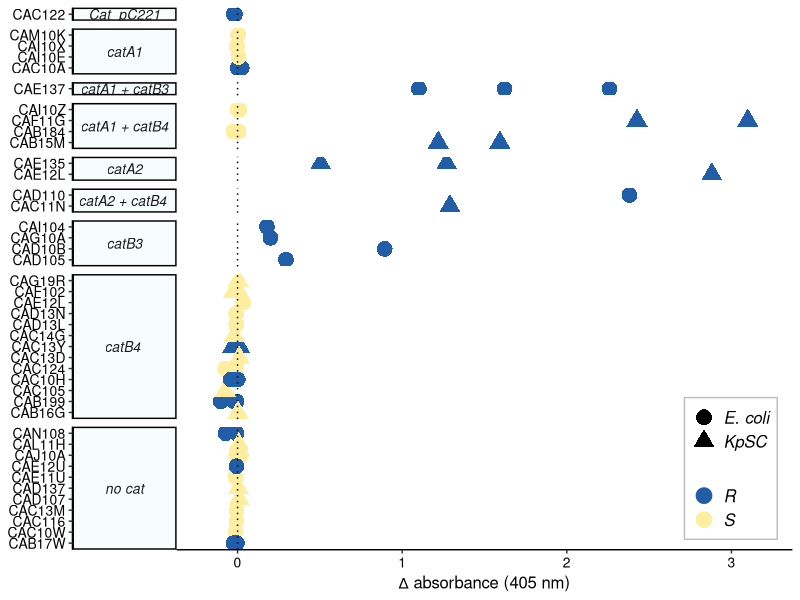
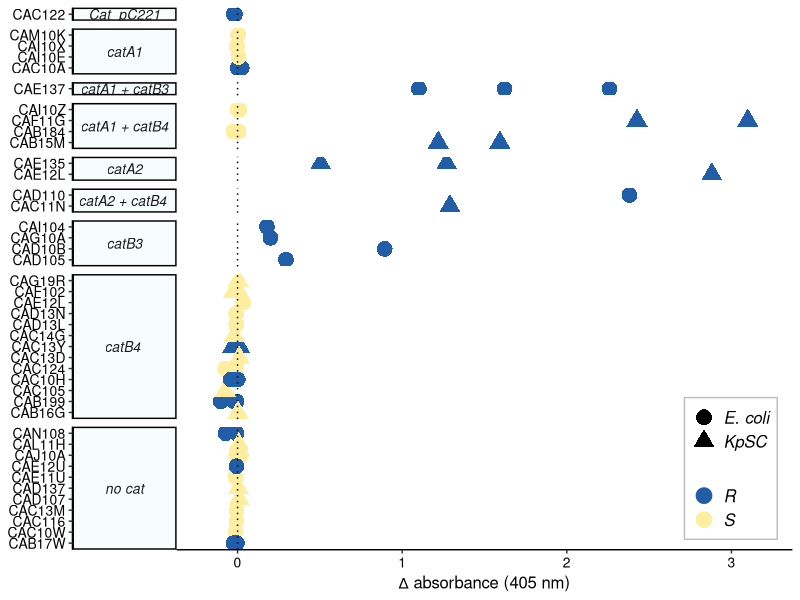
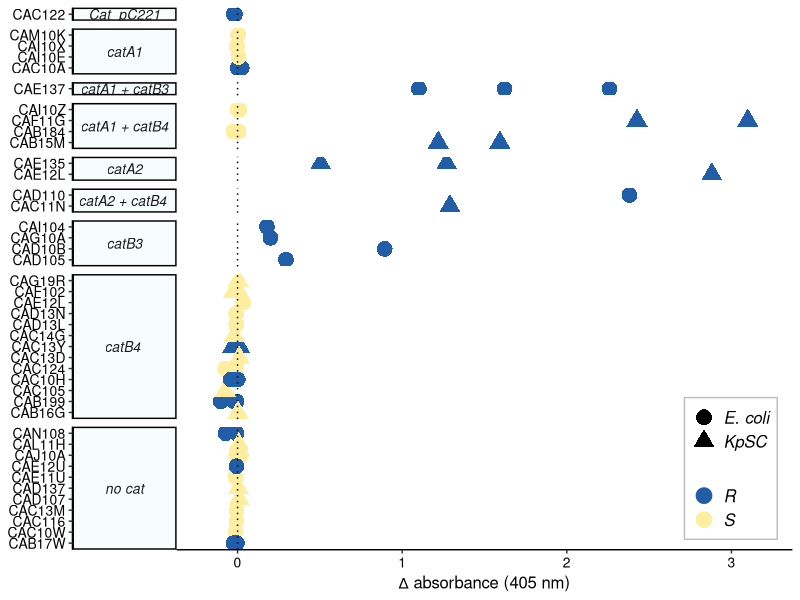

The R script that drew these images, in order:
#title: "rapid CAT assay"
#author: "FEG"
#date: 16/11/23

###################
####  Figure 2 ####
###################

# load packages

library(tidyverse)
library(here)

# read in data table

rCAT_MS <- read.csv(here("Fig2_rCAT/rCATfinal_MS.csv"))

# plot

Fig2_final <- rCAT_MS %>% ggplot (aes(x = Abs405, y = as.character(supplier_name)))+
  facet_grid(rows = "cat_genes", 
             switch = "y", 
             scales = "free_y",
             space = "free",
  )+
  geom_point(aes(colour=R.S, shape=species), size = 5)+
  scale_color_manual(values = c("#225ea8", "#ffeda0"))+
  theme_classic()+
  theme(strip.background =element_rect(fill="#f7fcfd"))+
  theme(strip.text.y.left = element_text(face = 'italic', size = 10, angle = 0))+
  xlim(-0.2,3.2)+
  geom_vline(xintercept = 0, linetype = "dotted", colour = "black")+
  xlab("∆ absorbance (405 nm)")+
  ylab("isolate")+
  theme(axis.title.x = element_text(size=12, colour="black"),
        axis.text  = element_text(size=10, colour="black"),
        axis.title.y  = element_blank(),
        legend.position = c(0.9, 0.15),
        legend.title = element_blank(),
        legend.text = element_text(size = 12, colour = "black", face = 'italic'),
        legend.background = element_blank(),
        legend.box.background = element_rect(linewidth = 2, size = 0.5, colour = "grey"),
  )

Fig2_final


ggsave(here("Figure2.pdf"), plot = Fig2_final, device = "pdf", scale =1, width = 20, height = 25, units = "cm", dpi = 300)

ggsave(here("Figure2.svg"), plot = Fig2_final, device = "svg", scale =1, width = 20, height = 25, units = "cm")
